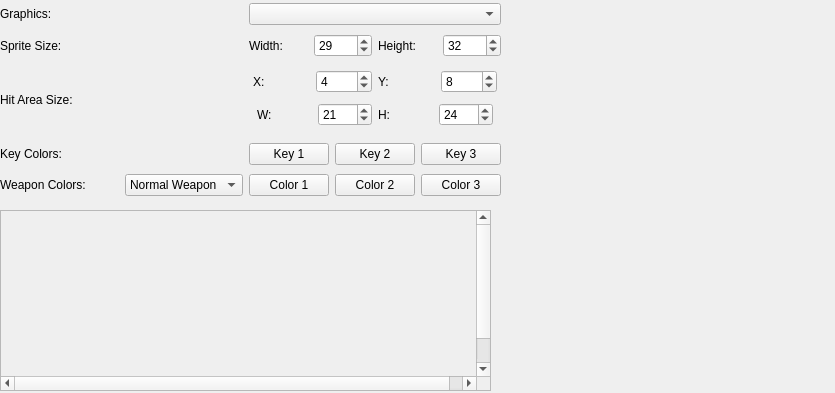
          <widget class="QWidget" name="Graphics">
           <property name="geometry">
            <rect>
             <x>0</x>
             <y>0</y>
             <width>835</width>
             <height>393</height>
            </rect>
           </property>
           <attribute name="label">
            <string>Graphics</string>
           </attribute>
           <widget class="QWidget" name="gridLayoutWidget">
            <property name="geometry">
             <rect>
              <x>0</x>
              <y>0</y>
              <width>501</width>
              <height>202</height>
             </rect>
            </property>
            <layout class="QGridLayout" name="gridLayout_9">
             <item row="0" column="0">
              <widget class="QLabel" name="label_38">
               <property name="text">
                <string>Graphics:</string>
               </property>
              </widget>
             </item>
             <item row="1" column="0">
              <widget class="QLabel" name="label_39">
               <property name="text">
                <string>Sprite Size:</string>
               </property>
              </widget>
             </item>
             <item row="2" column="0">
              <widget class="QLabel" name="label_40">
               <property name="text">
                <string>Hit Area Size:</string>
               </property>
              </widget>
             </item>
             <item row="4" column="0">
              <widget class="QLabel" name="label_19">
               <property name="text">
                <string>Weapon Colors:</string>
               </property>
              </widget>
             </item>
             <item row="4" column="1">
              <widget class="QComboBox" name="comboBox_7">
               <item>
                <property name="text">
                 <string>Normal Weapon</string>
                </property>
               </item>
               <item>
                <property name="text">
                 <string>1</string>
                </property>
               </item>
               <item>
                <property name="text">
                 <string>2</string>
                </property>
               </item>
               <item>
                <property name="text">
                 <string>3</string>
                </property>
               </item>
               <item>
                <property name="text">
                 <string>4</string>
                </property>
               </item>
               <item>
                <property name="text">
                 <string>5</string>
                </property>
               </item>
               <item>
                <property name="text">
                 <string>6</string>
                </property>
               </item>
               <item>
                <property name="text">
                 <string>7</string>
                </property>
               </item>
               <item>
                <property name="text">
                 <string>8</string>
                </property>
               </item>
               <item>
                <property name="text">
                 <string>Jump Item</string>
                </property>
               </item>
               <item>
                <property name="text">
                 <string>Fly Item</string>
                </property>
               </item>
              </widget>
             </item>
             <item row="4" column="2">
              <layout class="QHBoxLayout" name="horizontalLayout_7">
               <item>
                <widget class="QPushButton" name="pushButton_2">
                 <property name="text">
                  <string>Color 1</string>
                 </property>
                </widget>
               </item>
               <item>
                <widget class="QPushButton" name="pushButton_3">
                 <property name="text">
                  <string>Color 2</string>
                 </property>
                </widget>
               </item>
               <item>
                <widget class="QPushButton" name="pushButton_4">
                 <property name="text">
                  <string>Color 3</string>
                 </property>
                </widget>
               </item>
              </layout>
             </item>
             <item row="2" column="2">
              <layout class="QVBoxLayout" name="verticalLayout_6">
               <property name="margin">
                <number>4</number>
               </property>
               <item>
                <layout class="QHBoxLayout" name="horizontalLayout_12">
                 <item>
                  <widget class="QLabel" name="label_43">
                   <property name="text">
                    <string>X:</string>
                   </property>
                  </widget>
                 </item>
                 <item>
                  <widget class="QSpinBox" name="player_hitarea_x">
                   <property name="value">
                    <number>4</number>
                   </property>
                  </widget>
                 </item>
                 <item>
                  <widget class="QLabel" name="label_44">
                   <property name="text">
                    <string>Y:</string>
                   </property>
                  </widget>
                 </item>
                 <item>
                  <widget class="QSpinBox" name="player_hitarea_y">
                   <property name="value">
                    <number>8</number>
                   </property>
                  </widget>
                 </item>
                </layout>
               </item>
               <item>
                <layout class="QHBoxLayout" name="horizontalLayout_13">
                 <property name="margin">
                  <number>4</number>
                 </property>
                 <item>
                  <widget class="QLabel" name="label_45">
                   <property name="text">
                    <string>W:</string>
                   </property>
                  </widget>
                 </item>
                 <item>
                  <widget class="QSpinBox" name="player_hitarea_w">
                   <property name="value">
                    <number>21</number>
                   </property>
                  </widget>
                 </item>
                 <item>
                  <widget class="QLabel" name="label_46">
                   <property name="text">
                    <string>H:</string>
                   </property>
                  </widget>
                 </item>
                 <item>
                  <widget class="QSpinBox" name="player_hitarea_h">
                   <property name="value">
                    <number>24</number>
                   </property>
                  </widget>
                 </item>
                </layout>
               </item>
              </layout>
             </item>
             <item row="1" column="2">
              <layout class="QHBoxLayout" name="horizontalLayout_4">
               <item>
                <widget class="QLabel" name="label_41">
                 <property name="text">
                  <string>Width:</string>
                 </property>
                </widget>
               </item>
               <item>
                <widget class="QSpinBox" name="player_sprite_w">
                 <property name="value">
                  <number>29</number>
                 </property>
                </widget>
               </item>
               <item>
                <widget class="QLabel" name="label_42">
                 <property name="text">
                  <string>Height:</string>
                 </property>
                </widget>
               </item>
               <item>
                <widget class="QSpinBox" name="player_sprite_h">
                 <property name="value">
                  <number>32</number>
                 </property>
                </widget>
               </item>
              </layout>
             </item>
             <item row="0" column="2">
              <widget class="QComboBox" name="player_graphics_combo"/>
             </item>
             <item row="3" column="0">
              <widget class="QLabel" name="label_47">
               <property name="text">
                <string>Key Colors:</string>
               </property>
              </widget>
             </item>
             <item row="3" column="2">
              <layout class="QHBoxLayout" name="horizontalLayout_9">
               <item>
                <widget class="QPushButton" name="pushButton_7">
                 <property name="text">
                  <string>Key 1</string>
                 </property>
                </widget>
               </item>
               <item>
                <widget class="QPushButton" name="pushButton_8">
                 <property name="text">
                  <string>Key 2</string>
                 </property>
                </widget>
               </item>
               <item>
                <widget class="QPushButton" name="pushButton_9">
                 <property name="text">
                  <string>Key 3</string>
                 </property>
                </widget>
               </item>
              </layout>
             </item>
            </layout>
           </widget>
           <widget class="QScrollArea" name="scrollArea_4">
            <property name="geometry">
             <rect>
              <x>0</x>
              <y>210</y>
              <width>491</width>
              <height>181</height>
             </rect>
            </property>
            <property name="widgetResizable">
             <bool>false</bool>
            </property>
            <widget class="QWidget" name="scrollAreaWidgetContents_4">
             <property name="geometry">
              <rect>
               <x>0</x>
               <y>0</y>
               <width>489</width>
               <height>199</height>
              </rect>
             </property>
             <widget class="player_preview_area" name="player_preview_widget" native="true">
              <property name="geometry">
               <rect>
                <x>10</x>
                <y>10</y>
                <width>471</width>
                <height>181</height>
               </rect>
              </property>
             </widget>
            </widget>
           </widget>
          </widget>
